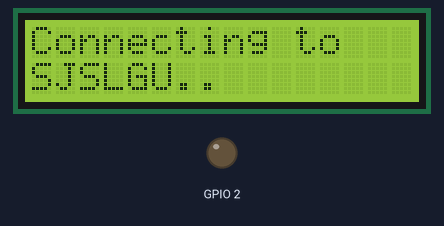
Bench run of a sketch on a simulated ESP8266 (NodeMCU). Shown: 16×2 character LCD, output pins drawn as LEDs (lit = HIGH). WiFi joins after 1.5 s; servers stay silent unless stated; uploads are accepted with an empty reply; what the sketch prints to the serial monitor is not drawn.

Above: at 1.1 s.
At 1.7 s:
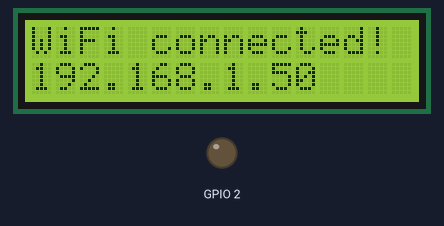
At 4.0 s:
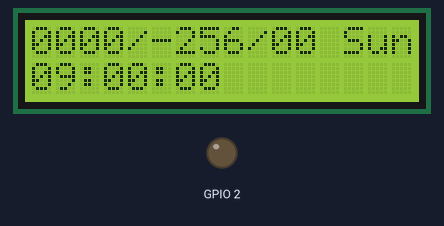

Measured:
- what the display in image 0 shows lasts 0.5 s, from 1.1 s to 1.6 s
- what the display in image 1 shows lasts 2.0 s, from 1.6 s to 3.6 s

The sketch:

get_time_web_kor_DHT_lcd.ino
```cpp
//- See more at: http://www.esp8266.com/viewtopic.php?f=29&t=6007&start=5#sthash.J2YTZ7f7.dpuf

#include <ESP8266WiFi.h>
#include <LiquidCrystal_I2C.h>
#include <Time.h>
//#include <DHT11.h>

#define DHTPIN 8 //dht11 pin
//#define DHTTYPE DHT11

//DHT11 dht11(DHTPIN); //DHT pin type
LiquidCrystal_I2C lcd(0x27,16,2); //address, lcd type

const char* ssid = "SJSLGU";
const char* password = "123456789b";
const char* month_arr[13] = {"Jan", "Feb", "Mar", "Apr", "May", "Jun", "Jul", "Aug", "Sep", "Oct", "Nov", "Dec" };
const char* day_arr[8] = {"Sun", "Mon", "Tue", "Wen", "Thu", "Fri", "Sat"};
char buf[40];
char* time_cut=0;
char* time_val[8]={0};
char DaysOfMonth[]={31,28,31,30,31,30,31,31,30,31,30,31};

float humid;
float temp;

void setup() {
  pinMode(2, OUTPUT);
  Serial.begin(115200);
  Serial.println();

  lcd.init();
  lcd.backlight();

  initWifi();
  delay(2000);
  lcd.clear();

}

void loop() {
 // lcd.clear();

  String str_time = getTime();
  str_time.toCharArray(buf, 30);

  time_cut = strtok(buf, ", :");
  for(int i=0; time_cut; i++){
    time_val[i] = time_cut;
    time_cut = strtok(0, ", :");
  }
  int year   = atoi(time_val[3]);
  int month  = month_to_digit((char *)time_val[2]);
  int date   = atoi(time_val[1]);
  int day    = day_to_digit((char *)time_val[0]);
  int hour   = atoi(time_val[4]) + 9;
  int minute = atoi(time_val[5]);
  int second = atoi(time_val[6]);

  if(hour>23) {
    hour %=24;
    if(++day>6) day=0;
    if     (!(year%400)) DaysOfMonth[1]=29;  // 윤년/윤달 계산
    else if(!(year%100)) DaysOfMonth[1]=28;
    else if(!(year%  4)) DaysOfMonth[1]=29;

    if(date<DaysOfMonth[month-1]) date++;
    else {
      date=1;
      if(++month>12) {
        month=1;
        year++;
      }
    }
  }

  Serial.println(str_time);
  sprintf(buf, "%04d/%02d/%02d %s", year, month, date, day_arr[day]);
  lcd.setCursor(0,0);
  lcd.print(buf);
  sprintf(buf, "%02d:%02d:%02d ", hour, minute, second);

  lcd.setCursor(0,1);
  lcd.print(buf);
  Serial.print("------------------\r\n");


/* dht11.read(humid,temp);
  Serial.println(humid);
  lcd.print("% ");
  Serial.println(temp);
  lcd.print("C");
  //digitalWrite(2, HIGH); */
  delay(1000);
  //digitalWrite(2, LOW);

}

int month_to_digit(char* str) {
  for(int i=0; i<12; i++) {
      if(!strncmp(str, (char *)month_arr[i], 3)) return i+1;
  }
}
int day_to_digit(char* str) {
  for(int i=0; i<7; i++) {
      if(!strncmp(str, (char *)day_arr[i], 3)) return i;
  }
}

String getTime() {
  WiFiClient client;
  while (!!!client.connect("google.com", 80)) {
      Serial.println("connection failed, retrying...");
  }

  client.print("HEAD / HTTP/1.1\r\n\r\n");

  while(!!!client.available()) {
     delay(500);
     //lcd.clear();
     lcd.print(".");
     //yield();
  }

  while(client.available()){
    if (client.read() == '\n') {
      if (client.read() == 'D') {
        if (client.read() == 'a') {
          if (client.read() == 't') {
            if (client.read() == 'e') {
              if (client.read() == ':') {
                client.read();
                String theDate = client.readStringUntil('\r');
                client.stop();
                return theDate;
              }
            }
          }
        }
      }
    }
  }
}

void initWifi() {
   //lcd.scrollDisplayLeft();
   lcd.print("Connecting to ");
   lcd.setCursor(0,1);
   lcd.print(ssid);

   //if (strcmp (WiFi.SSID(),ssid) != 0) {
      WiFi.begin(ssid, password);
   //}

   while (WiFi.status() != WL_CONNECTED) {
      delay(500);
      lcd.print(".");
   }
  lcd.clear();
  //lcd.scrollDisplayLeft();

  lcd.print("WiFi connected!");
  lcd.setCursor(0,1);
  lcd.print(WiFi.localIP());


}
```
